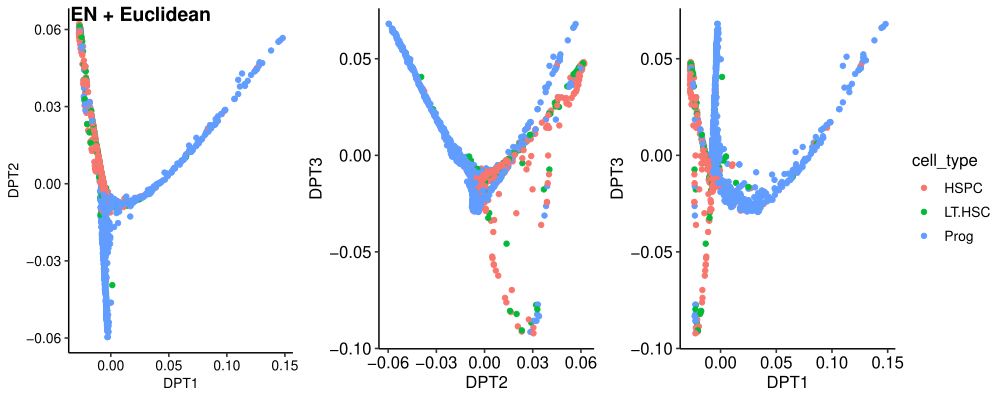

Reproduce this figure in R.
library(ggpubr)
library(limma)
htseq <- read.table("../data/new_batch/GSE81682_HTSeq_counts.txt", header = T)
rownames(htseq) <- htseq$ID
htseq <- htseq[,-1]
cell_type <- read.table("../data/new_batch/all_cell_types.txt", header = T)


cell_type <- cell_type[colnames(htseq),]
cell_type <- cell_type[1:10]
is.one <- apply(cell_type, 1, function(x) names(which(x == 1)))
cell_types <- is.one %>% map(function(x) paste(x, collapse = " "))
cell_types <- unlist(cell_types)
cell_types[which(cell_types == "")] <- "LTHSC_broad"
cell_types[which(grepl("^MPP", cell_types))] <- "MPP"
loop_types <- cell_types[which((cell_types %in% c("CMP_broad", "GMP_broad", "LMPP_broad")) | grepl("^MPP", cell_types))]
loop_types <- names(loop_types)

hvg <- hv.genes(htseq, 300)
g <- ggm1(data = t(htseq[hvg,]), rho = 0.3)
g$graph$network

t.matrix <- abs(g$wi)
t.matrix <- ifelse(t.matrix > 0.05, t.matrix, 0)
diag(t.matrix) <- 0
t.matrix <- data.frame(t.matrix)
outs <- which(colSums(t.matrix, na.rm = T) == 0)
t.matrix <- t.matrix[-outs, -outs]
hvg <- hvg[-outs]
t.matrix <- t(scale(t.matrix, center=FALSE, scale=colSums(t.matrix)))








# d.matrix <- read.csv("../results/eu.csv", row.names = 1)
d.matrix <- dist(t(htseq[hvg,]))
# ot <- colnames(htseq)

dm <- DiffusionMap(data = data.frame(sample = colnames(htseq[,ot]), col = strsplit2(colnames(htseq[,ot]), "_")[,1]), distance = as.dist(d.matrix))
dpt <- DPT(dm)


dm <- DiffusionMap(data = data.frame(sample = colnames(htseq), col = strsplit2(colnames(htseq), "_")[,1]), distance = as.dist(d.matrix))
dpt <- DPT(dm)

# plot.DPT(dpt, dcs = c(1, 2,3), col = factor(meta_data$Batch_desc[CMP]))
df <- data.frame(DPT1 = dpt$DC1, DPT2 = dpt$DC2, cell_type = dpt$col)
p111<- ggplot(df, aes(x = DPT1, y = DPT2, color = cell_type)) + geom_point() + theme_pubr() + 
  theme(axis.text=element_text(size=10),axis.title=element_text(size=10))


df <- data.frame(DPT2 = dpt$DC2, DPT3 = dpt$DC3, cell_type = dpt$col)
p112 <- ggplot(df, aes(x = DPT2, y = DPT3, color = cell_type)) + geom_point() + theme_pubr()


df <- data.frame(DPT1 = dpt$DC1, DPT3 = dpt$DC3, cell_type = dpt$col)
p113 <- ggplot(df, aes(x = DPT1, y = DPT3, color = cell_type)) + geom_point() + theme_pubr()

# d.matrix <- read.csv("../results/eu.csv", row.names = 1)
# ot <- rownames(d.matrix)
# ct <- cell_types[ot]
ct <- cell_types
ct[which(is.na(ct))] <- "LTHSC_broad"
# dm <- DiffusionMap(data = data.frame(sample = colnames(htseq[,ot]), col = ct), distance = as.dist(d.matrix))
# dpt <- DPT(dm)

# plot.DPT(dpt, dcs = c(1, 2,3), col = factor(meta_data$Batch_desc[CMP]))
df <- data.frame(DPT1 = dpt$DC1, DPT2 = dpt$DC2, cell_type = ct)
p211 <- ggplot(df, aes(x = DPT1, y = DPT2, color = cell_type)) + geom_point() + theme_pubr()


df <- data.frame(DPT2 = dpt$DC2, DPT3 = dpt$DC3, cell_type = ct)
p212 <- ggplot(df, aes(x = DPT2, y = DPT3, color = cell_type)) + geom_point() + theme_pubr()


df <- data.frame(DPT1 = dpt$DC1, DPT3 = dpt$DC3, cell_type = ct)
p213 <- ggplot(df, aes(x = DPT1, y = DPT3, color = cell_type)) + geom_point() + theme_pubr()



d.matrix <- read.csv("../results/ggm_03_new_batch.csv", row.names = 1)

dm <- DiffusionMap(data = data.frame(sample = colnames(htseq), col = strsplit2(colnames(htseq), "_")[,1]), distance = as.dist(d.matrix))
dpt <- DPT(dm)

df <- data.frame(DPT1 = dpt$DC1, DPT2 = dpt$DC2, cell_type = dpt$col)
p121 <- ggplot(df, aes(x = DPT1, y = DPT2, color = cell_type)) + geom_point() + theme_pubr()


df <- data.frame(DPT2 = dpt$DC2, DPT3 = dpt$DC3, cell_type = dpt$col)
p122 <- ggplot(df, aes(x = DPT2, y = DPT3, color = cell_type)) + geom_point() + theme_pubr()


df <- data.frame(DPT1 = dpt$DC1, DPT3 = dpt$DC3, cell_type = dpt$col)
p123 <- ggplot(df, aes(x = DPT1, y = DPT3, color = cell_type)) + geom_point() + theme_pubr()


# d.matrix <- read.csv("../results/ggm_03_new_batch.csv", row.names = 1)
# 
# dm <- DiffusionMap(data = data.frame(sample = colnames(htseq), col = cell_types), distance = as.dist(d.matrix))
# dpt <- DPT(dm)

df <- data.frame(DPT1 = dpt$DC1, DPT2 = dpt$DC2, cell_type = cell_types)
p221 <- ggplot(df, aes(x = DPT1, y = DPT2, color = cell_type)) + geom_point() + theme_pubr()


df <- data.frame(DPT2 = dpt$DC2, DPT3 = dpt$DC3, cell_type = cell_types)
p222 <- ggplot(df, aes(x = DPT2, y = DPT3, color = cell_type)) + geom_point() + theme_pubr()

df <- data.frame(DPT1 = dpt$DC1, DPT3 = dpt$DC3, cell_type = cell_types)
p223 <- ggplot(df, aes(x = DPT1, y = DPT3, color = cell_type)) + geom_point() + theme_pubr()


d.matrix <- read.csv("../results/euc_htseq.csv", row.names = 1)
ot <- rownames(d.matrix)
d.matrix <- read.csv("../results/scater_htseq_.csv", row.names = 1)

dm <- DiffusionMap(data = data.frame(sample = colnames(htseq[ot]), col = strsplit2(colnames(htseq[ot]), "_")[,1]), distance = as.dist(d.matrix))
dpt <- DPT(dm)

df <- data.frame(DPT1 = dpt$DC1, DPT2 = dpt$DC2, cell_type = dpt$col)
p131 <- ggplot(df, aes(x = DPT1, y = DPT2, color = cell_type)) + geom_point() + theme_pubr()


df <- data.frame(DPT2 = dpt$DC2, DPT3 = dpt$DC3, cell_type = dpt$col)
p132 <- ggplot(df, aes(x = DPT2, y = DPT3, color = cell_type)) + geom_point() + theme_pubr()


df <- data.frame(DPT1 = dpt$DC1, DPT3 = dpt$DC3, cell_type = dpt$col)
p133 <- ggplot(df, aes(x = DPT1, y = DPT3, color = cell_type)) + geom_point() + theme_pubr()

ct <- cell_types[ot]
ct[which(is.na(ct))] <- "LTHSC_broad"
# dm <- DiffusionMap(data = data.frame(sample = colnames(htseq[,ot]), col = ct), distance = as.dist(d.matrix))
# dpt <- DPT(dm)

# plot.DPT(dpt, dcs = c(1, 2,3), col = factor(meta_data$Batch_desc[CMP]))
df <- data.frame(DPT1 = dpt$DC1, DPT2 = dpt$DC2, cell_type = ct)
p231 <- ggplot(df, aes(x = DPT1, y = DPT2, color = cell_type)) + geom_point() + theme_pubr()


df <- data.frame(DPT2 = dpt$DC2, DPT3 = dpt$DC3, cell_type = ct)
p232 <- ggplot(df, aes(x = DPT2, y = DPT3, color = cell_type)) + geom_point() + theme_pubr()


df <- data.frame(DPT1 = dpt$DC1, DPT3 = dpt$DC3, cell_type = ct)
p233 <- ggplot(df, aes(x = DPT1, y = DPT3, color = cell_type)) + geom_point() + theme_pubr()



d.matrix <- read.csv("../results/eu.csv", row.names = 1)
ot <- rownames(d.matrix)
d.matrix <- read.csv("../results/hvg_cyto.csv", row.names = 1)

dm <- DiffusionMap(data = data.frame(sample = colnames(htseq[ot]), col = strsplit2(colnames(htseq[ot]), "_")[,1]), distance = as.dist(d.matrix))
dpt <- DPT(dm)

df <- data.frame(DPT1 = dpt$DC1, DPT2 = dpt$DC2, cell_type = dpt$col)
p141 <- ggplot(df, aes(x = DPT1, y = DPT2, color = cell_type)) + geom_point() + theme_pubr()


df <- data.frame(DPT2 = dpt$DC2, DPT3 = dpt$DC3, cell_type = dpt$col)
p142 <- ggplot(df, aes(x = DPT2, y = DPT3, color = cell_type)) + geom_point() + theme_pubr()


df <- data.frame(DPT1 = dpt$DC1, DPT3 = dpt$DC3, cell_type = dpt$col)
p143 <- ggplot(df, aes(x = DPT1, y = DPT3, color = cell_type)) + geom_point() + theme_pubr()


ct <- cell_types[ot]
ct[which(is.na(ct))] <- "LTHSC_broad"
# dm <- DiffusionMap(data = data.frame(sample = colnames(htseq[,ot]), col = ct), distance = as.dist(d.matrix))
# dpt <- DPT(dm)

# plot.DPT(dpt, dcs = c(1, 2,3), col = factor(meta_data$Batch_desc[CMP]))
df <- data.frame(DPT1 = dpt$DC1, DPT2 = dpt$DC2, cell_type = ct)
p241 <- ggplot(df, aes(x = DPT1, y = DPT2, color = cell_type)) + geom_point() + theme_pubr()


df <- data.frame(DPT2 = dpt$DC2, DPT3 = dpt$DC3, cell_type = ct)
p242 <- ggplot(df, aes(x = DPT2, y = DPT3, color = cell_type)) + geom_point() + theme_pubr()


df <- data.frame(DPT1 = dpt$DC1, DPT3 = dpt$DC3, cell_type = ct)
p243 <- ggplot(df, aes(x = DPT1, y = DPT3, color = cell_type)) + geom_point() + theme_pubr()


DPT.fig1 <- ggarrange(p111, p112, p113, p121, p122, p123, p131, p132, p133, p141, p142, p143, nrow= 4, ncol=3,
                     common.legend = TRUE, legend="right", labels = c("Euclidean", "", "", "Reg. GNM", "", "", "Ido GNM", "", "", "EN + Ido GNM", "", "" ))
                     
DPT.fig2 <- ggarrange(p211, p212, p213, p221, p222, p223, p231, p232, p233, p241, p242, p243, nrow= 4, ncol=3, 
                     common.legend = TRUE, legend="right", labels = c("Euclidean", "", "", "Reg. GNM", "", "", "Ido GNM", "", "", "EN + Ido GNM", "", "" ))


DPT.fig2 <- ggarrange(p211, p212, p213, nrow= 1, ncol=3, 
                      common.legend = TRUE, legend="right", labels = c("EN + Euclidean", "", ""))

DPT.fig2 <- ggarrange(p111, p112, p113, nrow= 1, ncol=3, 
                      common.legend = TRUE, legend="right", labels = c("EN + Euclidean", "", ""))



ido <- read.table("../data/Ido_data/GSE72857_umitab.txt")
rownames(ido) <- strsplit2(rownames(ido), ";")[,1]


hpf <- read.table("../data/nestorowa_corrected_log2_transformed_counts.txt", header = T)
htseq <- t(hpf)


hvg <- intersect(hvg, rownames(ido))
outs <- which(rowSds(data.matrix(ido[hvg,])) == 0)
hvg <- hvg[-outs]
g <- ggm1(data = data.frame(t(ido[intersect(hvg, rownames(ido)),])), rho = 0.1)


df_temp <- data.matrix(htseq[hvg, ])
df_temp <- ifelse(df_temp > 0, 1, 0)
df_temp <- data.frame(df_temp)
classes <- strsplit2(colnames(htseq), "_")[,1]
HSPC.df <- df_temp[,which(classes == "HSPC")]
LTHSC.df <- df_temp[,which(classes == "LT.HSC")]
Prog.df <- df_temp[,which(classes == "Prog")]

HSPC_groups <- apply(HSPC.df, 1, mean)
HSPC_size <- apply(HSPC.df, 1, function(x) (1/1+(sd(x)))^4)
LTHSC_groups <- apply(LTHSC.df, 1, mean)
LTHSC_size <- apply(LTHSC.df, 1, function(x) (1/1+(sd(x)))^4)
Prog_groups <- apply(Prog.df, 1, mean)
Prog_size <- apply(Prog.df, 1, function(x) (1/1+(sd(x)))^4)


l <- g$graph$graph
l1 <- delete.isolates(l)
lay <- layout_nicely(l1)
# CMP CD41
graph.col.red(graph = l, lay= lay, grp = (as.numeric(HSPC_groups) + 1), sz = HSPC_size)
title("HSPC",cex.main=1,col.main="black")
# CMP Flt3+ Csf1r+
graph.col.green(graph = l, lay= lay, grp = (as.numeric(LTHSC_groups) + 1), sz = LTHSC_size)
title("LTHSC",cex.main=1,col.main="black")
# CMP Irf8-GFP+ MHCII+
graph.col.blue(graph = l, lay= lay, grp = (as.numeric(Prog_groups) + 1), sz = Prog_size)
title("Progenitor",cex.main=1,col.main="black")


graph.col.green <- function(graph, lay, grp, sz){
  igraph::V(graph)$color <- rgb(0, floor(255*(grp^4)/max((grp^4))), maxColorValue=255, alpha=255, 0)
  v <-  igraph::V(graph)
  graph <- as.undirected(graph)
  igraph::V(graph)$size <- sz
  iso <- function(graph, mode = 'all') {
    isolates <- which(degree(graph, mode = mode) == 0) 
    isolates
  }
  is <- iso(graph)
  print(is)
  graph <- delete.isolates(graph)
  plot.igraph(
    graph,
    vertex.size = V(graph)$size,
    layout = lay[-is,],
    vertex.frame.color = igraph::V(graph)$color
  )
}




V(l)$name = names(V(l))
write.graph(l, "../results/ggm_0.3.gml")
                     
